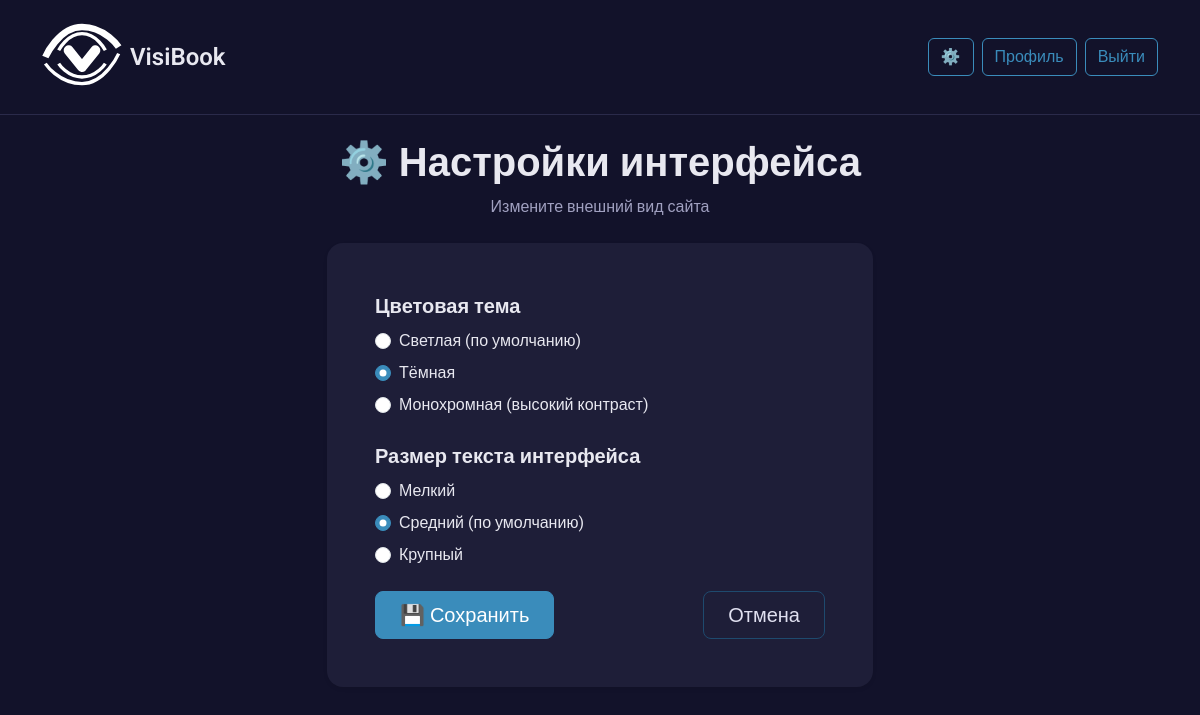
Screenshot of /settings (signed in) with the database file from the repository.
### app.py (models this page shows, shortened)
class User(db.Model):
    id = db.Column(db.Integer, primary_key=True)
    username = db.Column(db.String(80), unique=True, nullable=False, default='user1')
    password_hash = db.Column(db.String(200))
    contrast = db.Column(db.String(20))       # 'high', 'medium', 'low'
    color_vision = db.Column(db.String(20))   # 'normal', 'deutan', 'protan', 'tritan'
    font_pref = db.Column(db.String(20))      # 'small', 'medium', 'large'
    theme_pref = db.Column(db.String(20))     # 'light', 'dark', 'sepia', 'high_contrast'
    line_height = db.Column(db.String(20), default='normal')      # 'normal' или 'large'
    color_blindness_type = db.Column(db.String(20), default='none')   # 'none', 'protanopia', 'deuteranopia', 'tritanopia'
    has_dyslexia = db.Column(db.Boolean, default=False)
    light_sensitivity_level = db.Column(db.String(20), default='low')   # 'low', 'medium', 'high'
    preferred_font = db.Column(db.String(50), default='Roboto')
    contrast_sensitivity = db.Column(db.Integer, default=50)
    brightness_preference = db.Column(db.Integer, default=50)
    preferred_line_width_ch = db.Column(db.Integer, default=66)
    ui_theme = db.Column(db.String(20), default='light')      # 'light', 'dark', 'mono'
    ui_font_size = db.Column(db.String(20), default='medium') # 'small', 'medium', 'large'
    created_at = db.Column(db.DateTime, default=datetime.utcnow)

### app.py (the view, shortened to what this page needs)
@app.route('/settings', methods=['GET', 'POST'])
def settings():
    if 'user_id' not in session:
        return redirect(url_for('login'))
    user = User.query.get(session['user_id'])
    if not user:
        return redirect(url_for('login'))
    return render_template('settings.html', user=user)

### app.py (called while the page is built)
@app.context_processor
def inject_ui_settings():
    ui_theme = 'light'
    ui_font_size = 'medium'
    if 'user_id' in session:
        user = User.query.get(session['user_id'])
        if user:
            ui_theme = getattr(user, 'ui_theme', 'light')
            ui_font_size = getattr(user, 'ui_font_size', 'medium')
    return dict(ui_theme=ui_theme, ui_font_size=ui_font_size)

### templates/settings.html (shortened to what this page needs)
{% extends "base.html" %}
{% block content %}
<div class="row justify-content-center">
    <div class="col-md-6">
        <div class="text-center mb-4">
            <h1 class="fw-semibold">⚙️ Настройки интерфейса</h1>
            <p class="text-muted">Измените внешний вид сайта</p>
        </div>
        <div class="card border-0 shadow-sm rounded-4">
            <div class="card-body p-4 p-md-5">
                <form method="POST" action="{{ url_for('settings') }}">
                    <div class="mb-4">
                        <label class="form-label fw-semibold fs-5">Цветовая тема</label>
                        <div class="form-check mb-2">
                            <input class="form-check-input" type="radio" name="ui_theme" id="theme_light" value="light" {% if user.ui_theme == 'light' %}checked{% endif %}>
                            <label class="form-check-label" for="theme_light">Светлая (по умолчанию)</label>
                        </div>
                        <div class="form-check mb-2">
                            <input class="form-check-input" type="radio" name="ui_theme" id="theme_dark" value="dark" {% if user.ui_theme == 'dark' %}checked{% endif %}>
                            <label class="form-check-label" for="theme_dark">Тёмная</label>
                        </div>
                        <div class="form-check">
                            <input class="form-check-input" type="radio" name="ui_theme" id="theme_mono" value="mono" {% if user.ui_theme == 'mono' %}checked{% endif %}>
                            <label class="form-check-label" for="theme_mono">Монохромная (высокий контраст)</label>
                        </div>
                    </div>
                    <div class="mb-4">
                        <label class="form-label fw-semibold fs-5">Размер текста интерфейса</label>
                        <div class="form-check mb-2">
                            <input class="form-check-input" type="radio" name="ui_font_size" id="font_small" value="small" {% if user.ui_font_size == 'small' %}checked{% endif %}>
                            <label class="form-check-label" for="font_small">Мелкий</label>
                        </div>
                        <div class="form-check mb-2">
                            <input class="form-check-input" type="radio" name="ui_font_size" id="font_medium" value="medium" {% if user.ui_font_size == 'medium' %}checked{% endif %}>
                            <label class="form-check-label" for="font_medium">Средний (по умолчанию)</label>
                        </div>
                        <div class="form-check">
                            <input class="form-check-input" type="radio" name="ui_font_size" id="font_large" value="large" {% if user.ui_font_size == 'large' %}checked{% endif %}>
                            <label class="form-check-label" for="font_large">Крупный</label>
                        </div>
                    </div>
                    <div class="d-flex justify-content-between mt-4">
                        <button type="submit" class="btn btn-primary btn-lg px-4">💾 Сохранить</button>
                        <a href="{{ url_for('profile', user_id=user.id) }}" class="btn btn-outline-secondary btn-lg px-4">Отмена</a>
                    </div>
                </form>
            </div>
        </div>
    </div>
</div>
{% endblock %}

### templates/base.html (shortened to what this page needs)
<!doctype html>
<html lang="ru">
<head>
    <link href="https://cdn.jsdelivr.net/npm/bootstrap@5.3.0/dist/css/bootstrap.min.css" rel="stylesheet">
    <link rel="stylesheet" href="https://cdn.jsdelivr.net/npm/bootstrap-icons@1.11.3/font/bootstrap-icons.min.css">
</head>
<body {% block body_attributes %}{% endblock %} class="{% if ui_theme == 'dark' %}ui-theme-dark{% elif ui_theme == 'mono' %}ui-theme-mono{% endif %} ">
    <nav class="navbar navbar-expand-lg mb-4">
        <div class="container">
            <a class="navbar-brand" href="/">
                <img src="{{ url_for('static', filename='logo/Logo_VisiBook' + ('_mood_dark' if ui_theme == 'dark' else '_monochrome' if ui_theme == 'mono' else '') + '.svg') }}" alt="VisiBook logo">
                VisiBook
            </a>
            <div class="collapse navbar-collapse" id="navbarNav">
                <ul class="navbar-nav ms-auto">
                    {% if session.user_id %}
                        <li class="nav-item">
                            <a class="btn btn-outline-primary ms-2" href="{{ url_for('settings') }}">⚙️</a>
                        </li>
                        <li class="nav-item">
                            <a class="btn btn-outline-primary ms-2"  href="/profile/{{ session.user_id }}">Профиль</a>
                        </li>
                        <li class="nav-item">
                            <a class="btn btn-outline-primary ms-2"  href="/logout">Выйти</a>
                        </li>
                    {% endif %}
                </ul>
            </div>
        </div>
    </nav>
    <div class="container mt-4">
        {% block content %}{% endblock %}
    </div>
</body>
</html>

### templates/base.html (style rules this page uses)
:root { --bg-light: #FFF8F0; --text-dark: #191940; --text-secondary: #4A4A6A; --accent: #006BAE; --accent-hover: #005A94; --border-light: #D0D0D8; --warning-bg: #681159; --warning-text: #FFFFFF; --btn-text: #FFFFFF; --btn-secondary-bg: #61BEE7; --btn-secondary-text: #191940; }
body.ui-theme-dark { --bg-light: #12122a; --text-dark: #e8e8f0; --text-secondary: #a0a0c0; --accent: #3a8cbb; --accent-hover: #5aa9dd; --border-light: #2a2a4a; --warning-bg: #4a0d3f; --warning-text: #f0e6f0; --btn-text: #ffffff; --btn-secondary-bg: #1e4a6e; --btn-secondary-text: #e0e0f0; }
body.ui-theme-dark .card { background-color: #1e1e38; }
body.ui-theme-dark .card, body.ui-theme-dark .list-group-item { background-color: #1e1e38 !important; border-color: var(--border-light); color: var(--text-dark); }
body.ui-theme-dark .text-muted { color: var(--text-secondary) !important; }
body.ui-theme-dark .btn-outline-primary { border-color: var(--accent); color: var(--accent); }
body { background-color: var(--bg-light); color: var(--text-dark); font-family: 'Roboto', sans-serif; transition: background-color 0.2s, color 0.2s; }
.navbar { background-color: var(--bg-light) !important; border-bottom: 1px solid var(--border-light); padding: 0.75rem 1rem; }
.navbar-brand { display: flex; align-items: center; gap: 0.5rem; font-weight: 600; font-size: 1.5rem; color: var(--text-dark) !important; text-decoration: none; }
.navbar-brand img { height: 80px; width: auto; }
.btn-primary { background-color: var(--accent); border-color: var(--accent); color: var(--btn-text); transition: background-color 0.2s, border-color 0.2s; }
.btn-outline-primary { border-color: var(--accent); color: var(--accent); }
.btn-outline-secondary { border-color: var(--btn-secondary-bg); color: var(--btn-secondary-text); }
.card { background-color: var(--bg-light); border: 1px solid var(--border-light); border-radius: 12px; box-shadow: 0 2px 8px rgba(0,0,0,0.03); }
.form-check-input:checked { background-color: var(--accent); border-color: var(--accent); }
a:not(.btn) { color: var(--accent); text-decoration: none; }
.card { background-color: #ffffff; border: none; box-shadow: 0 4px 12px rgba(0,0,0,0.05); }
* { scrollbar-width: auto; scrollbar-color: var(--accent, #006BAE) transparent; }

### rows the page displays
User: ui_theme (picture), ui_theme "☐ Светлая (по умолчанию)", ui_theme "☑ Тёмная", ui_theme "☐ Монохромная (высокий контраст)", ui_font_size "☐ Мелкий", ui_font_size "☑ Средний (по умолчанию)", ui_font_size "☐ Крупный"
